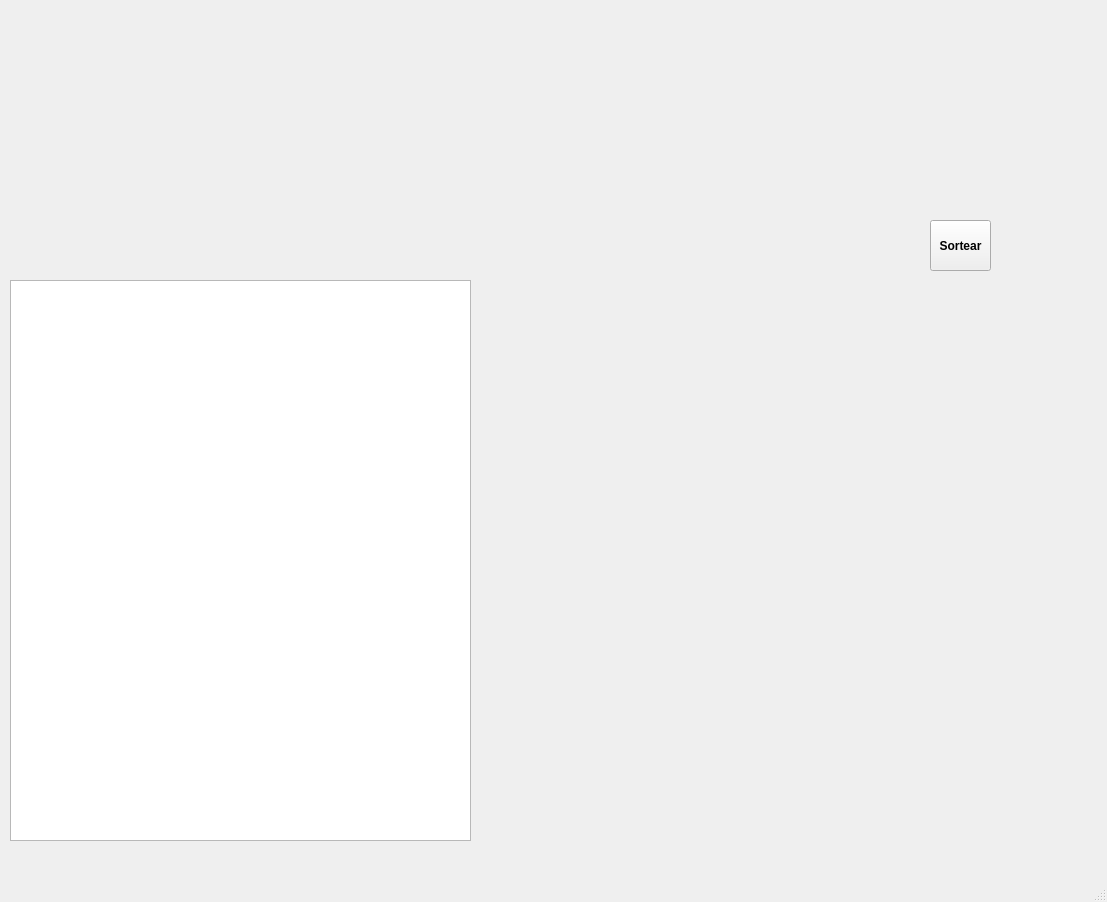
<?xml version="1.0" encoding="UTF-8"?>
<ui version="4.0">
 <class>Bingo</class>
 <widget class="QMainWindow" name="Bingo">
  <property name="geometry">
   <rect>
    <x>0</x>
    <y>0</y>
    <width>1107</width>
    <height>902</height>
   </rect>
  </property>
  <property name="windowTitle">
   <string>MainWindow</string>
  </property>
  <widget class="QWidget" name="centralwidget">
   <widget class="QLabel" name="label">
    <property name="geometry">
     <rect>
      <x>0</x>
      <y>0</y>
      <width>1151</width>
      <height>891</height>
     </rect>
    </property>
    <property name="font">
     <font>
      <pointsize>12</pointsize>
     </font>
    </property>
    <property name="text">
     <string/>
    </property>
    <property name="pixmap">
     <pixmap>../../OneDrive/Área de Trabalho/IF/Tópicos em Programação/fundo.jpg</pixmap>
    </property>
   </widget>
   <widget class="QLabel" name="label_2">
    <property name="geometry">
     <rect>
      <x>750</x>
      <y>190</y>
      <width>241</width>
      <height>321</height>
     </rect>
    </property>
    <property name="text">
     <string/>
    </property>
    <property name="pixmap">
     <pixmap>../../OneDrive/Área de Trabalho/IF/Tópicos em Programação/bingo2.png</pixmap>
    </property>
   </widget>
   <widget class="QLabel" name="label_3">
    <property name="geometry">
     <rect>
      <x>490</x>
      <y>10</y>
      <width>191</width>
      <height>111</height>
     </rect>
    </property>
    <property name="text">
     <string/>
    </property>
    <property name="pixmap">
     <pixmap>../../OneDrive/Área de Trabalho/IF/Tópicos em Programação/bingoo.png</pixmap>
    </property>
   </widget>
   <widget class="QLabel" name="label_4">
    <property name="geometry">
     <rect>
      <x>30</x>
      <y>140</y>
      <width>411</width>
      <height>141</height>
     </rect>
    </property>
    <property name="text">
     <string/>
    </property>
    <property name="pixmap">
     <pixmap>../../OneDrive/Área de Trabalho/IF/Tópicos em Programação/letras bingoo.png</pixmap>
    </property>
   </widget>
   <widget class="QTableWidget" name="tabela">
    <property name="geometry">
     <rect>
      <x>10</x>
      <y>280</y>
      <width>461</width>
      <height>561</height>
     </rect>
    </property>
    <property name="maximumSize">
     <size>
      <width>15000</width>
      <height>15000</height>
     </size>
    </property>
    <property name="verticalScrollBarPolicy">
     <enum>Qt::ScrollBarAlwaysOff</enum>
    </property>
    <property name="horizontalScrollBarPolicy">
     <enum>Qt::ScrollBarAlwaysOff</enum>
    </property>
    <property name="showGrid">
     <bool>false</bool>
    </property>
    <property name="rowCount">
     <number>15</number>
    </property>
    <property name="columnCount">
     <number>5</number>
    </property>
    <attribute name="horizontalHeaderVisible">
     <bool>false</bool>
    </attribute>
    <attribute name="horizontalHeaderDefaultSectionSize">
     <number>98</number>
    </attribute>
    <attribute name="horizontalHeaderHighlightSections">
     <bool>false</bool>
    </attribute>
    <attribute name="verticalHeaderVisible">
     <bool>false</bool>
    </attribute>
    <row>
     <property name="text">
      <string>New Row</string>
     </property>
    </row>
    <row/>
    <row/>
    <row/>
    <row/>
    <row/>
    <row/>
    <row/>
    <row/>
    <row/>
    <row/>
    <row/>
    <row/>
    <row/>
    <row/>
    <column/>
    <column/>
    <column/>
    <column/>
    <column/>
   </widget>
   <widget class="QLabel" name="numeros">
    <property name="geometry">
     <rect>
      <x>830</x>
      <y>430</y>
      <width>51</width>
      <height>51</height>
     </rect>
    </property>
    <property name="font">
     <font>
      <pointsize>14</pointsize>
      <weight>75</weight>
      <italic>false</italic>
      <bold>true</bold>
      <underline>false</underline>
      <strikeout>false</strikeout>
     </font>
    </property>
    <property name="styleSheet">
     <string notr="true">QLabel {
    color: white;
  	text-align: center; 
    
}</string>
    </property>
    <property name="text">
     <string/>
    </property>
   </widget>
   <widget class="QPushButton" name="btSortear">
    <property name="geometry">
     <rect>
      <x>930</x>
      <y>220</y>
      <width>61</width>
      <height>51</height>
     </rect>
    </property>
    <property name="font">
     <font>
      <weight>75</weight>
      <bold>true</bold>
     </font>
    </property>
    <property name="text">
     <string>Sortear</string>
    </property>
   </widget>
  </widget>
  <widget class="QStatusBar" name="statusbar"/>
 </widget>
 <resources/>
 <connections/>
</ui>
